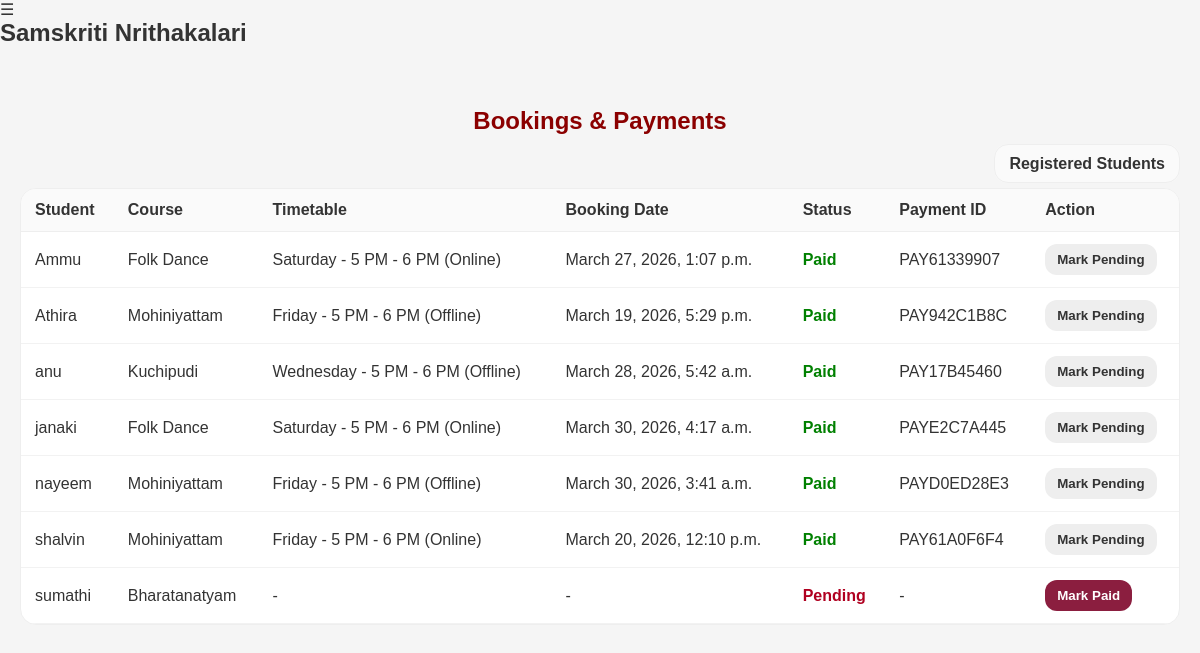
The app's page /admin-panel/payments/ (signed in) with its own data.
### core/models.py (models this page shows, shortened)
class UserProfile(models.Model):
    user = models.OneToOneField(User, on_delete=models.CASCADE)
    date_of_birth = models.DateField(null=True, blank=True)
    phone = models.CharField(max_length=15)
    address = models.TextField(blank=True, default="")
    profile_image = models.ImageField(upload_to="profile_images/", blank=True, null=True)
    selected_course = models.ForeignKey(
        Course,
        on_delete=models.SET_NULL,
        null=True,
        blank=True,
        related_name="selected_by_students",
    )
    selected_timetable = models.ForeignKey(
        Timetable,
        on_delete=models.SET_NULL,
        null=True,
        blank=True,
        related_name="selected_by_students",
    )
    admission_fee_paid = models.BooleanField(default=False)
    payment_id = models.CharField(max_length=100, blank=True, null=True)
    class Meta:
        ordering = ["user__username"]

class Course(models.Model):
    name = models.CharField(max_length=100, default="Course")
    description = models.TextField(blank=True)
    duration = models.CharField(max_length=50, blank=True)
    fee = models.DecimalField(max_digits=10, decimal_places=0, default=1000)
    is_active = models.BooleanField(default=True)
    image = models.ImageField(upload_to="course_images/", blank=True, null=True)
    class Meta:
        ordering = ["name"]

class Timetable(models.Model):
    MODE_ONLINE = "Online"
    MODE_OFFLINE = "Offline"
    MODE_CHOICES = [
        (MODE_ONLINE, "Online"),
        (MODE_OFFLINE, "Offline"),
    ]
    course = models.ForeignKey(Course, on_delete=models.CASCADE, related_name="timetables")
    day = models.CharField(max_length=20)
    time = models.CharField(max_length=50)
    mode = models.CharField(max_length=10, choices=MODE_CHOICES)
    class Meta:
        ordering = ["course__name", "day", "time"]
        unique_together = ("course", "day", "time", "mode")

class Booking(models.Model):
    PAYMENT_PENDING = "Pending"
    PAYMENT_PAID = "Paid"
    PAYMENT_STATUS_CHOICES = [
        (PAYMENT_PENDING, "Pending"),
        (PAYMENT_PAID, "Paid"),
    ]
    STATUS_ACTIVE = "Active"
    STATUS_CANCELLED = "Cancelled"
    BOOKING_STATUS_CHOICES = [
        (STATUS_ACTIVE, "Active"),
        (STATUS_CANCELLED, "Cancelled"),
    ]
    profile = models.OneToOneField(
        UserProfile, on_delete=models.CASCADE, related_name="booking"
    )
    course = models.ForeignKey(Course, on_delete=models.CASCADE)
    timetable = models.ForeignKey(Timetable, on_delete=models.CASCADE)
    booking_date = models.DateTimeField(auto_now_add=True)
    payment_status = models.CharField(
        max_length=20,
        choices=PAYMENT_STATUS_CHOICES,
        default=PAYMENT_PENDING,
    )
    payment_id = models.CharField(max_length=100, blank=True, null=True)
    status = models.CharField(
        max_length=20,
        choices=BOOKING_STATUS_CHOICES,
        default=STATUS_ACTIVE,
    )
    class Meta:
        ordering = ["-booking_date"]

### core/views.py (the view, shortened to what this page needs)
# urls.py: path("admin-panel/payments/", views.admin_payments, name="admin_payments"),
@login_required
def admin_payments(request):
    if not is_admin_user(request.user):
        return redirect("dashboard")
    students = (
        UserProfile.objects.select_related(
            "user", "selected_course", "selected_timetable", "booking"
        )
        .exclude(user__is_staff=True)
        .exclude(user__is_superuser=True)
        .order_by("user__username")
    )
    return render(request, "admin_payments.html", {"students": students})

### core/views.py (called while the page is built)
def is_admin_user(user):
    return bool(user and user.is_authenticated and (user.is_staff or user.is_superuser))

### templates/admin_payments.html (shortened to what this page needs)
{% extends 'base.html' %}
{% block content %}
<div style="max-width:1200px;margin:40px auto;padding:20px;">
    <h2 style="text-align:center;color:#8B0000;margin-bottom:20px;">Bookings & Payments</h2>
    <div style="text-align:right;margin-bottom:15px;">
        <a href="{% url 'admin_students' %}" style="padding:10px 14px;border-radius:14px;background:#fafafa;border:1px solid #eee;color:#333;text-decoration:none;font-weight:800;">
            Registered Students
        </a>
    </div>
    <div style="overflow:auto;border-radius:16px;border:1px solid #eee;background:white;">
        <table style="width:100%;border-collapse:collapse;">
            <thead>
                <tr style="background:#fafafa;">
                    <th style="text-align:left;padding:12px 14px;border-bottom:1px solid #eee;">Student</th>
                    <th style="text-align:left;padding:12px 14px;border-bottom:1px solid #eee;">Course</th>
                    <th style="text-align:left;padding:12px 14px;border-bottom:1px solid #eee;">Timetable</th>
                        <th style="text-align:left;padding:12px 14px;border-bottom:1px solid #eee;">Booking Date</th>
                    <th style="text-align:left;padding:12px 14px;border-bottom:1px solid #eee;">Status</th>
                    <th style="text-align:left;padding:12px 14px;border-bottom:1px solid #eee;">Payment ID</th>
                    <th style="text-align:left;padding:12px 14px;border-bottom:1px solid #eee;">Action</th>
                </tr>
            </thead>
            <tbody>
                {% for st in students %}
                    <tr>
                        <td style="padding:12px 14px;border-bottom:1px solid #f2f2f2;">{{ st.user.username }}</td>
                        <td style="padding:12px 14px;border-bottom:1px solid #f2f2f2;">{% if st.selected_course %}{{ st.selected_course.name }}{% else %}-{% endif %}</td>
                        <td style="padding:12px 14px;border-bottom:1px solid #f2f2f2;">{% if st.selected_timetable %}{{ st.selected_timetable.day }} - {{ st.selected_timetable.time }} ({{ st.selected_timetable.mode }}){% else %}-{% endif %}</td>
                        <td style="padding:12px 14px;border-bottom:1px solid #f2f2f2;">
                            {% if st.booking %}{{ st.booking.booking_date }}{% else %}-{% endif %}
                        </td>
                        <td style="padding:12px 14px;border-bottom:1px solid #f2f2f2;">
                            {% if st.admission_fee_paid %}
                                <span style="color:green;font-weight:900;">Paid</span>
                            {% else %}
                                <span style="color:#b00020;font-weight:900;">Pending</span>
                            {% endif %}
                        </td>
                        <td style="padding:12px 14px;border-bottom:1px solid #f2f2f2;">{% if st.payment_id %}{{ st.payment_id }}{% else %}-{% endif %}</td>
                        <td style="padding:12px 14px;border-bottom:1px solid #f2f2f2;">
                            <form method="POST" style="display:flex;gap:10px;align-items:center;">
                                {% if st.admission_fee_paid %}
                                    <button type="submit" style="padding:8px 12px;border:none;border-radius:12px;background:#eee;color:#333;font-weight:900;cursor:pointer;">
                                        Mark Pending
                                    </button>
                                {% else %}
                                    <button type="submit" style="padding:8px 12px;border:none;border-radius:12px;background:#8B1E3F;color:white;font-weight:900;cursor:pointer;">
                                        Mark Paid
                                    </button>
                                {% endif %}
                            </form>
                        </td>
                    </tr>
                {% endfor %}
            </tbody>
        </table>
    </div>
</div>
{% endblock %}

### static/css/style.css (style rules this page uses)
* { margin: 0; padding: 0; box-sizing: border-box; }
body { font-family: 'Poppins', sans-serif; background: #f5f5f5; color: #333; }

### records on screen
UserProfile: user.username "Ammu", selected_course.name "Folk Dance", selected_timetable.day "Saturday", selected_timetable.time "5 PM - 6 PM", selected_timetable.mode "Online", booking.booking_date "March 27, 2026, 1:07 p.m.", admission_fee_paid "Paid", payment_id "PAY61339907"
UserProfile: user.username "Athira", selected_course.name "Mohiniyattam", selected_timetable.day "Friday", selected_timetable.time "5 PM - 6 PM", selected_timetable.mode "Offline", booking.booking_date "March 19, 2026, 5:29 p.m.", admission_fee_paid "Paid", payment_id "PAY942C1B8C"
UserProfile: user.username "anu", selected_course.name "Kuchipudi", selected_timetable.day "Wednesday", selected_timetable.time "5 PM - 6 PM", selected_timetable.mode "Offline", booking.booking_date "March 28, 2026, 5:42 a.m.", admission_fee_paid "Paid", payment_id "PAY17B45460"
UserProfile: user.username "janaki", selected_course.name "Folk Dance", selected_timetable.day "Saturday", selected_timetable.time "5 PM - 6 PM", selected_timetable.mode "Online", booking.booking_date "March 30, 2026, 4:17 a.m.", admission_fee_paid "Paid", payment_id "PAYE2C7A445"
UserProfile: user.username "nayeem", selected_course.name "Mohiniyattam", selected_timetable.day "Friday", selected_timetable.time "5 PM - 6 PM", selected_timetable.mode "Offline", booking.booking_date "March 30, 2026, 3:41 a.m.", admission_fee_paid "Paid", payment_id "PAYD0ED28E3"
UserProfile: user.username "shalvin", selected_course.name "Mohiniyattam", selected_timetable.day "Friday", selected_timetable.time "5 PM - 6 PM", selected_timetable.mode "Online", booking.booking_date "March 20, 2026, 12:10 p.m.", admission_fee_paid "Paid", payment_id "PAY61A0F6F4"
UserProfile: user.username "sumathi", selected_course.name "Bharatanatyam", admission_fee_paid "Pending"
